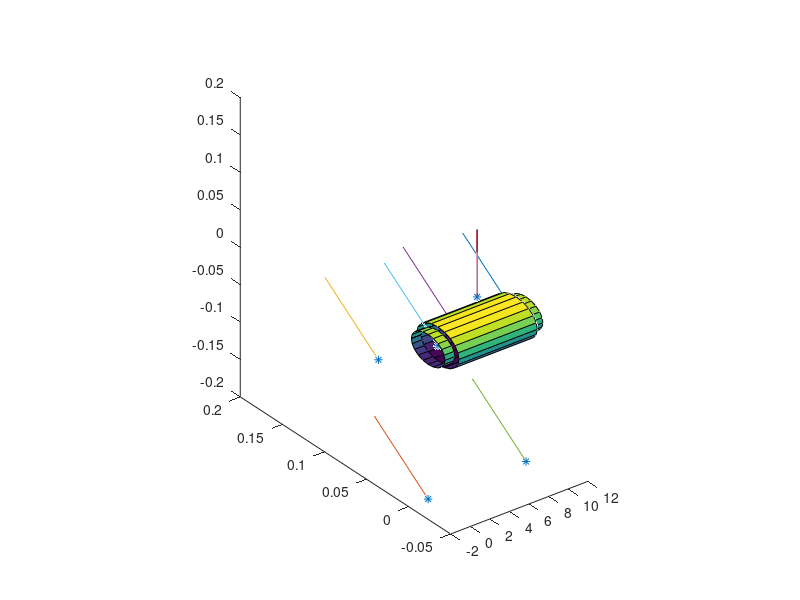

MATLAB code for this plot:
clear all; clc; close all;

%Inputdata
L = 10;

%Radiuses
axle_main_radius = 0.05/2;
axle_secondary_radius = axle_main_radius * 0.8;
chain_radius = axle_main_radius + 0.02; %rd
wheel_radius = 0.4/2; %Dd
brake_disk_radius = wheel_radius/2; % rb

%Positions
bearing_pos = 1; %b1
brake_disk_pos = 1;



%Forces
bearing_force_N = 20 * [0; 1; 1] / sqrt(2); % Actual values later
wheel_drive_force_N = 20 * [0; 0; 1];
wheel_normal_force_N = 20 * [0; 1; 0];
braking_force_N = 20 * [0; 1; 1] / sqrt(2);
chain_force_N = 20 * [0; 0; 1];

%Act points
wheel_act_point_left = [0; 0; -wheel_radius];
bearing_act_point_left = [bearing_pos; 0; 0];
brake_act_point_left = [brake_disk_pos; brake_disk_radius/sqrt(2); -brake_disk_radius/sqrt(2)];
chain_act_point = [L/2; 0; chain_radius];
brake_act_point_right = [L-brake_disk_pos; brake_disk_radius/sqrt(2); -brake_disk_radius/sqrt(2)];
bearing_act_point_right = [L-bearing_pos; 0; 0];
wheel_act_point_right = [L; 0; -wheel_radius];

wheel_total_force_N = wheel_normal_force_N + wheel_drive_force_N;


force_matrix = [wheel_total_force_N, bearing_force_N, braking_force_N, chain_force_N, braking_force_N, bearing_force_N, wheel_total_force_N];
act_point_matrix = [wheel_act_point_left, bearing_act_point_left, brake_act_point_left, chain_act_point, brake_act_point_right, bearing_act_point_right, wheel_act_point_right];

disp(force_matrix);
disp(act_point_matrix);

plot3(act_point_matrix(1, :), act_point_matrix(2, :), act_point_matrix(3, :), '*');
for i = 1:length(force_matrix)
    act_point = act_point_matrix(:, i);
    force = force_matrix(:, i);

    %Normalize force
    force = force / norm(force);
    force = force * 0.1;

    hold on;
    quiver3(act_point(1), act_point(2), act_point(3), force(1), force(2), force(3));
end

%Draw cylinders
%Main cylinder
hold on;
[X,Y,Z] = cylinder(axle_main_radius);
surf(Z*(L - 2 * bearing_pos) + bearing_pos, X, Y);

%Secondary cylinders
hold on;
[X,Y,Z] = cylinder(axle_secondary_radius);
surf(Z*bearing_pos, X, Y);
hold on;
surf(Z*bearing_pos + L -bearing_pos, X, Y);



pbaspect([0.5,1,1]);



%some plotting
% axis([0 1 0 1 0 1])
% hold all
% quiver3(0,0,-max(zlim),0,0,2*max(zlim),'b','LineWidth',1)
% quiver3(0,-max(ylim),0,0,2*max(ylim),0,'b','LineWidth',1)
% quiver3(-max(xlim),0,0,2*max(xlim),0,0,'b','LineWidth',1)
% text(0,0,max(zlim),'Z','Color','b')
% text(0,max(ylim),0,'Y','Color','b')
% text(max(xlim),0,0,'X','Color','b')
% axis equal
% view(30,30)
% set(gca, 'LineWidth',2, 'XGrid','on', 'GridLineStyle','--')
